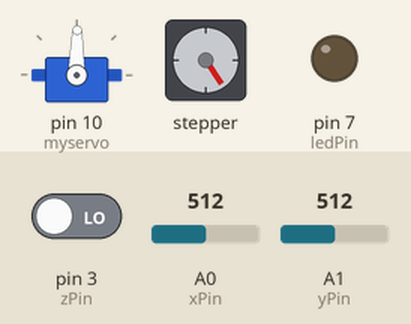
This sketch was run on a simulated Arduino Uno, built with avr-gcc and run on an emulated ATmega328P. On the bench: servo, stepper motor, output pins drawn as LEDs (lit = HIGH). The test bench sets the inputs (shaded band); at power-on: A0 (xPin) = 512, A1 (yPin) = 512, pin 3 (zPin) LOW. Stepper angles assume 200 steps per turn.

Above: at 2.3 s.
2.4 s: A0 (xPin) set to 716
At 3.18 s:
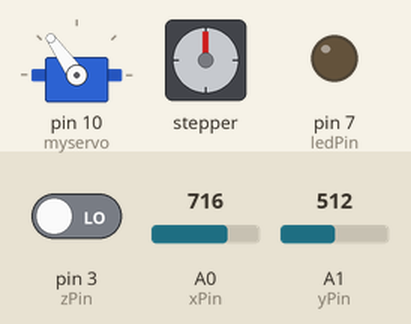
5.9 s: A1 (yPin) set to 716
9.4 s: pin 3 (zPin) driven HIGH
At 9.6 s:
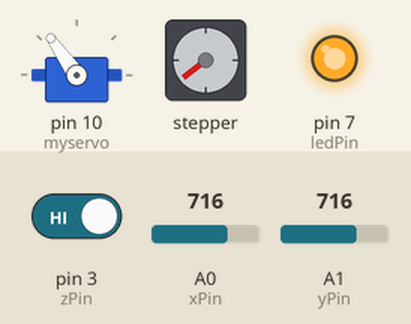
12.9 s: A0 (xPin) set to 900
At 13.9 s:
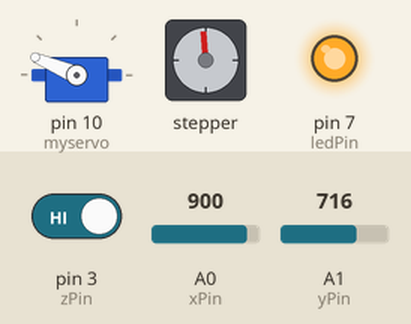
16.4 s: A0 (xPin) set to 1023
At 17.9 s:
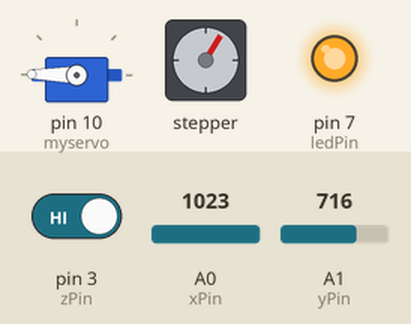
19.9 s: A0 (xPin) set to 511
At 20.36 s:
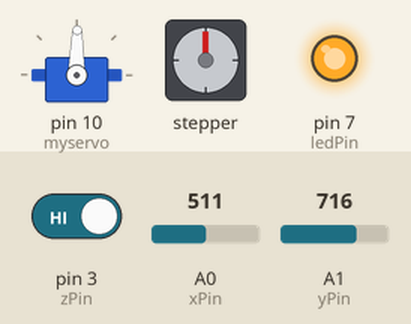
Timing chart, 0 to 26.3 s (numbered marks = the images above; inputs shaded):
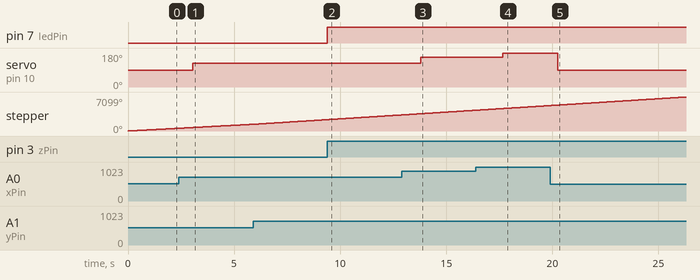

Measured:
- after the input at 2.4 s, servo on pin 10 (myservo): 89° → 125° after 0.65 s
- after the input at 9.4 s, pin 7 (ledPin): LOW → HIGH at once
- after the input at 12.9 s, servo on pin 10 (myservo): 125° → 157° after 0.89 s
- after the input at 16.4 s, servo on pin 10 (myservo): 157° → 179° after 1.3 s
- after the input at 19.9 s, servo on pin 10 (myservo): 179° → 89° after 0.35 s

The sketch:

SensorProject7_Joystick.ino
```cpp
/*
* 3D Joystick
*
* Description: Using a PS2 Joystick sensor, X, Y, and Z positions
*              control various features.
*              X axis controls position of a servo motor
*              Y axis controls speed of a stepper motor
*              Z axis controls a set of LEDs
*
*
* Author: Amar Bhatt
*
*/

//Libraries
#include <Stepper.h>
#include <Servo.h>


// Define constants
const int stepsPerRevolution = 200;  // change this to fit the number of steps per revolution
                                     // for your motor
const int zPin = 3; //Z-axis is read digitally
const int yPin = A1; //Y-axis is read with analog
const int xPin = A0; //X-axis is read with analog
const int ledPin = 7; //Pin for the 3 LEDs (connected in parallel)

//NOTE: The Z-axis is active low, also it requires a
//      pull-up resistor to account for noise


//Define variables
volatile int val = LOW; //Value of the z-axis reading

// initialize the stepper library on pins 10 through 13:
Stepper myStepper(stepsPerRevolution, 9, 11, 12, 13);
// create servo object to control a servo
Servo myservo;

void setup(){
  pinMode(ledPin, OUTPUT);
  attachInterrupt(1, ledToggle, RISING); //Z axis is connected to an interrupt pin 3
  myservo.attach(10);  // attaches the servo on pin 9 to the servo object
  Serial.begin(9600);
}

void loop() {
  int x = analogRead(xPin); //Read X positon
  int y = analogRead(yPin); //Read Y position

  x = map(x, 0, 1023, 0, 179); //Map to proper servo angles
  myservo.write(x); //Position servo

  y = map(y, 0, 1023, 20, 60); //Map to proper speed
  myStepper.setSpeed(y); //Set speed
  myStepper.step(stepsPerRevolution); //Move stepper motor
}

/*
* ledToggle()
*
* Interrupt function that turns on and off LEDs when the z position goes from low to high
*/
void ledToggle() {
 val = !val; //Toggle current value
 digitalWrite(ledPin, val); // Write to LEDs
}
```
